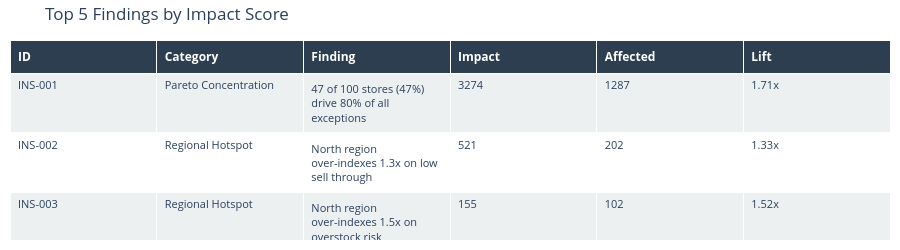

Write notebook code for a chart like this one.
### Markdown cell above
---

## Executive Summary

Before diving into the evidence, here are the four findings that warrant management attention, ranked by potential operational impact. Each is stated as a headline, placed in context, traced to its operational implications, and mapped to a recommended action — the detailed statistical evidence follows in the four layers below.

### Code cell
summary = insights[['insight_id','category','headline','impact_score','affected_count','lift']].copy()
summary = summary.sort_values('impact_score', ascending=False).head(5)
summary.columns = ['ID','Category','Finding','Impact','Affected','Lift']
summary['Category'] = summary['Category'].str.replace('_',' ').str.title()
summary[['Impact','Affected']] = summary[['Impact','Affected']].astype(int)
summary['Lift'] = summary['Lift'].apply(lambda x: f'{x:.2f}x' if x > 0 else '—')

fig = go.Figure(data=[go.Table(
    header=dict(
        values=['<b>ID</b>','<b>Category</b>','<b>Finding</b>','<b>Impact</b>','<b>Affected</b>','<b>Lift</b>'],
        fill_color='#2c3e50', font=dict(color='white', size=12), align='left', height=30
    ),
    cells=dict(
        values=[summary[c] for c in summary.columns],
        fill_color=[['#ecf0f1','#fff','#ecf0f1','#fff','#ecf0f1','#fff']],
        font=dict(size=11), align='left', height=28
    )
)])
fig.update_layout(title='Top 5 Findings by Impact Score', height=250, margin=dict(l=10,r=10,t=40,b=10))
fig.show()

### Figure 1 — Plotly figure (JSON) as saved in the notebook; plotly's stock layout.template omitted (floating-point values rounded to 4 significant figures)
{"data": [{"cells": {"align": "left", "fill": {"color": [["#ecf0f1", "#fff", "#ecf0f1", "#fff", "#ecf0f1", "#fff"]]}, "font": {"size": 11}, "height": 28, "values": [["INS-001", "INS-002", "INS-003", "INS-004", "INS-005"], ["Pareto Concentration", "Regional Hotspot", "Regional Hotspot", "Regional Hotspot", "Rebalancing Opportunity"], ["47 of 100 stores (47%) drive 80% of all exceptions", "North region over-indexes 1.3x on low sell through", "North region over-indexes 1.5x on overstock risk", "East region over-indexes 1.3x on late photo proof", "8 SKUs in C-2026-BTS have both stockout and overstock stores - transfer candidates"], [3274, 521, 155, 150, 137], [1287, 202, 102, 57, 109], ["1.71x", "1.33x", "1.52x", "1.30x", "—"]]}, "header": {"align": "left", "fill": {"color": "#2c3e50"}, "font": {"color": "white", "size": 12}, "height": 30, "values": ["<b>ID</b>", "<b>Category</b>", "<b>Finding</b>", "<b>Impact</b>", "<b>Affected</b>", "<b>Lift</b>"]}, "type": "table"}], "layout": {"height": 250, "margin": {"b": 10, "l": 10, "r": 10, "t": 40}, "title": {"text": "Top 5 Findings by Impact Score"}}}
